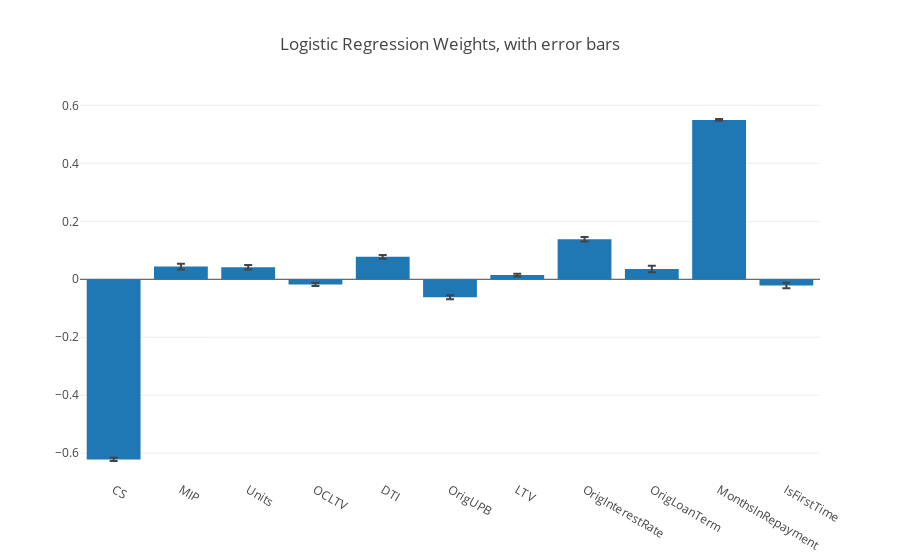

The notebook cell saved with this chart:
### Code cell
# Removing MonthsDelinquent and running below
Xnew = df_imputed[['CS','MIP','Units','OCLTV', 'DTI','OrigUPB','LTV','OrigInterestRate','OrigLoanTerm','MonthsInRepayment','IsFirstTime']].values

weights = []
# run the pipline corssvalidated
for iter_num, (train_indices, test_indices) in enumerate(cv_object.split(Xnew,y)):
    piped_object.fit(Xnew[train_indices],y[train_indices])  # train object
    weights.append(piped_object.named_steps['logit_model'].coef_[0])
    
weights = np.array(weights)

error_y=dict(
            type='data',
            array=np.std(weights,axis=0),
            visible=True
        )

graph1 = {'x': ['CS','MIP','Units','OCLTV', 'DTI','OrigUPB','LTV','OrigInterestRate','OrigLoanTerm','MonthsInRepayment','IsFirstTime'],
          'y': np.mean(weights,axis=0),
    'error_y':error_y,
       'type': 'bar'}

fig = dict()
fig['data'] = [graph1]
fig['layout'] = {'title': 'Logistic Regression Weights, with error bars'}

plotly.offline.iplot(fig)

### Figure 1 — Plotly figure (JSON) as saved in the notebook; plotly's stock layout.template omitted (floating-point values rounded to 4 significant figures)
{"data": [{"error_y": {"array": [0.005601, 0.00992, 0.007782, 0.005185, 0.006336, 0.007142, 0.004763, 0.007584, 0.01131, 0.003182, 0.0093], "type": "data", "visible": true}, "type": "bar", "x": ["CS", "MIP", "Units", "OCLTV", "DTI", "OrigUPB", "LTV", "OrigInterestRate", "OrigLoanTerm", "MonthsInRepayment", "IsFirstTime"], "y": [-0.6212, 0.04407, 0.04157, -0.01778, 0.07743, -0.0618, 0.01439, 0.1383, 0.03572, 0.5498, -0.02146]}], "layout": {"title": "Logistic Regression Weights, with error bars"}}
